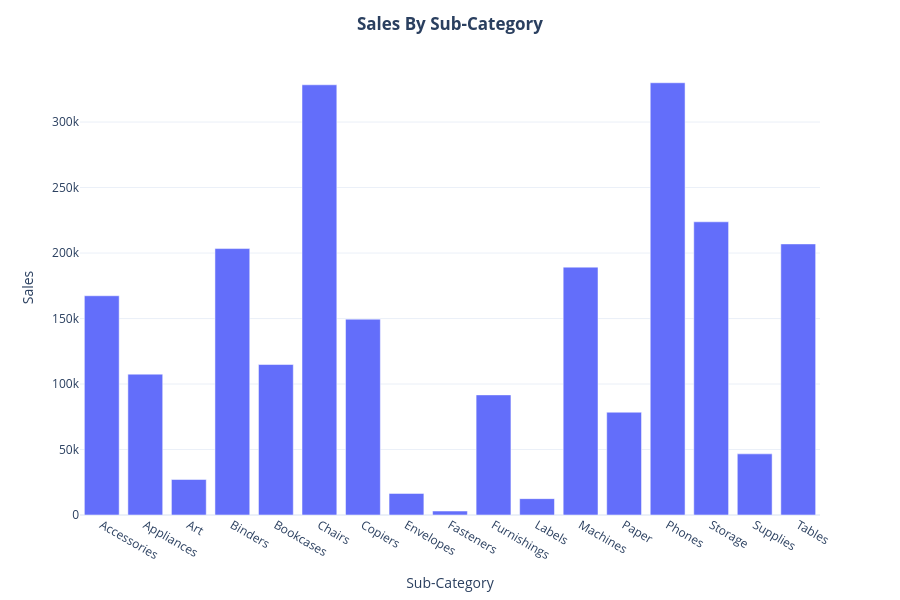

The notebook cell this image was saved under:
### Code cell
fig = px.bar(
              sales_by_subcategory,
              x = 'Sub-Category',
              y = 'Sales'
)
fig.update_layout(
    title = {
        'text' : '<b>Sales By Sub-Category</b>',
        'x' : 0.5,
        'xanchor'  : 'center'
    },
    template = 'plotly_white',
    height = 600
)
fig.show()

### Figure 1 — Plotly figure (JSON) as saved in the notebook; plotly's stock layout.template omitted (floating-point values rounded to 4 significant figures)
{"data": [{"hovertemplate": "Sub-Category=%{x}<br>Sales=%{y}<extra></extra>", "legendgroup": "", "marker": {"color": "#636efa", "pattern": {"shape": ""}}, "name": "", "orientation": "v", "showlegend": false, "textposition": "auto", "type": "bar", "x": ["Accessories", "Appliances", "Art", "Binders", "Bookcases", "Chairs", "Copiers", "Envelopes", "Fasteners", "Furnishings", "Labels", "Machines", "Paper", "Phones", "Storage", "Supplies", "Tables"], "xaxis": "x", "y": [167400.0, 107500.0, 27120.0, 203400.0, 114900.0, 328400.0, 149500.0, 16480.0, 3024.0, 91710.0, 12490.0, 189200.0, 78480.0, 330000.0, 223800.0, 46670.0, 207000.0], "yaxis": "y"}], "layout": {"barmode": "relative", "height": 600, "legend": {"tracegroupgap": 0}, "margin": {"t": 60}, "title": {"text": "<b>Sales By Sub-Category</b>", "x": 0.5, "xanchor": "center"}, "xaxis": {"anchor": "y", "domain": [0, 1], "title": {"text": "Sub-Category"}}, "yaxis": {"anchor": "x", "domain": [0, 1], "title": {"text": "Sales"}}}}
